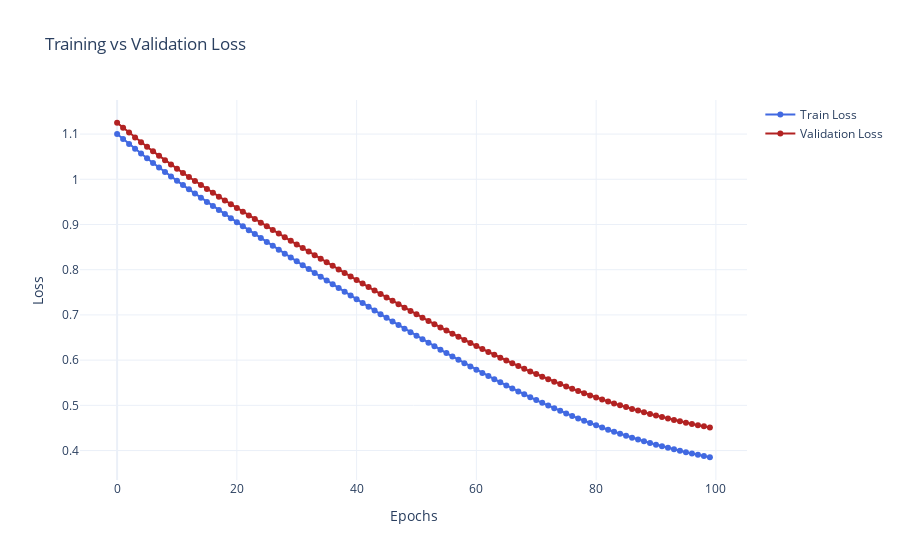

This figure's notebook cell:
### Markdown cell above
- **MLP with 32 Hidden Units, 100 Epochs**  
  - **Test MSE:** 0.3762  
  - **Test MAE:** 0.5034

### Code cell
model = Network(input_features=tensor_x_train.shape[1], hidden_size1= 32, output_size=1)
train_model(model, tensor_x_train, tensor_y_train, tensor_x_val, tensor_y_val, epochs=100, loss_type='mse',optimizer_type='adam')
test_model(model,tensor_x_test, tensor_y_test )
